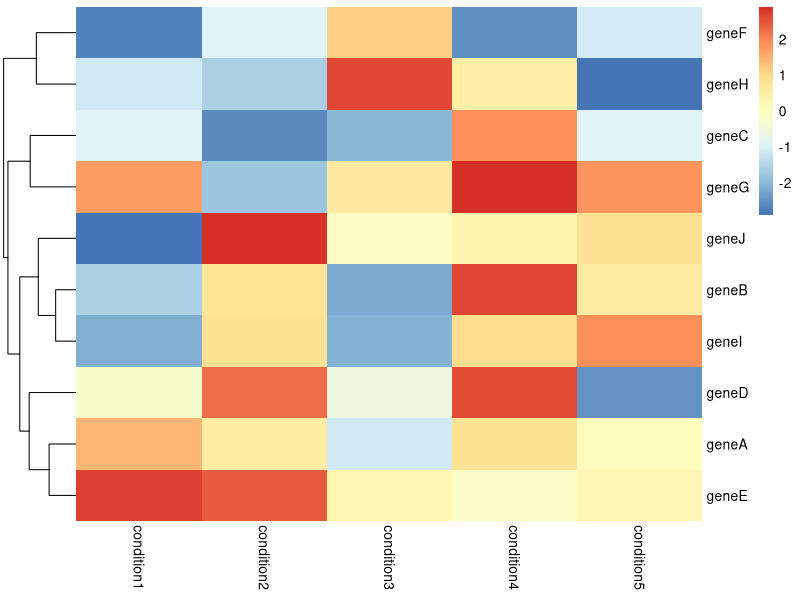

The R script that drew this image:
days <- c("Mon", "Tue", "Wed", "Thu", "Fri", "Sat", "Sun")
daysf <- factor(days, levels=c("Mon", "Tue", "Wed", "Thu", "Fri", "Sat", "Sun"))
daysf

days2 <- c(1,5,2,6,3,7,4,2,3,4)
days2f <- factor(days2)
levels(days2f) <- c("Mon", "Tue", "Wed", "Thu", "Fri", "Sat", "Sun")
days2f

install.packages('pheatmap', dependencies = TRUE)
library(pheatmap)


samples <- data.frame(row.names = c("geneA", "geneB", "geneC", "geneD", "geneE", "geneF", "geneG", "geneH", "geneI", "geneJ"),
                 condition1 = runif(10, min = -3, max = 3),
                 condition2 = runif(10, min = -3, max = 3),
                 condition3 = runif(10, min = -3, max = 3),
                 condition4 = runif(10, min = -3, max = 3),
                 condition5 = runif(10, min = -3, max = 3))

pheatmap(samples,
         cluster_cols = FALSE,
         border_color = NA)
